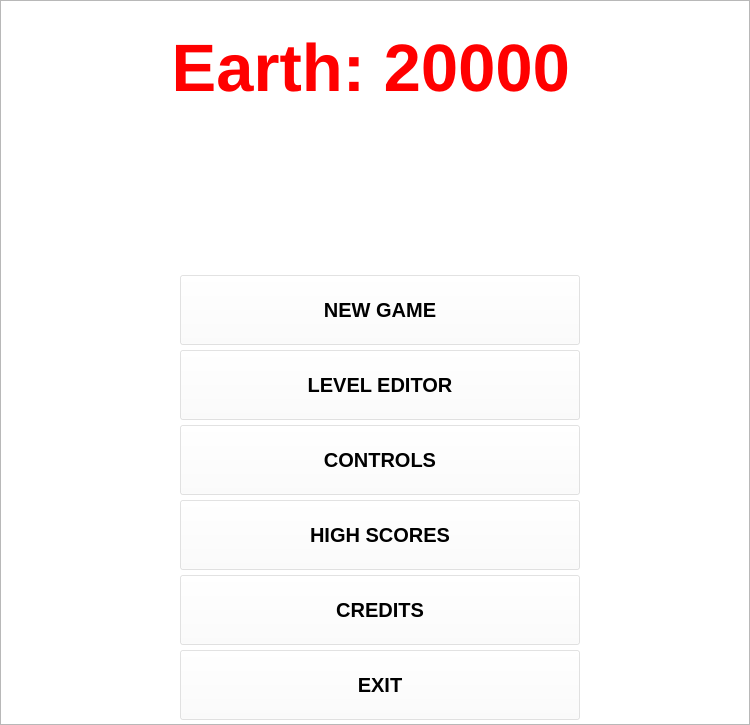
<?xml version="1.0" encoding="UTF-8"?>
<ui version="4.0">
 <class>Form</class>
 <widget class="QWidget" name="Form">
  <property name="geometry">
   <rect>
    <x>0</x>
    <y>0</y>
    <width>750</width>
    <height>725</height>
   </rect>
  </property>
  <property name="minimumSize">
   <size>
    <width>750</width>
    <height>725</height>
   </size>
  </property>
  <property name="maximumSize">
   <size>
    <width>750</width>
    <height>725</height>
   </size>
  </property>
  <property name="windowTitle">
   <string>Earth: 20000</string>
  </property>
  <property name="autoFillBackground">
   <bool>false</bool>
  </property>
  <widget class="QGraphicsView" name="view">
   <property name="geometry">
    <rect>
     <x>0</x>
     <y>0</y>
     <width>750</width>
     <height>725</height>
    </rect>
   </property>
   <property name="styleSheet">
    <string notr="true">background-image: url(:/spacebattle.jpg);</string>
   </property>
   <property name="verticalScrollBarPolicy">
    <enum>Qt::ScrollBarAlwaysOff</enum>
   </property>
   <property name="horizontalScrollBarPolicy">
    <enum>Qt::ScrollBarAlwaysOff</enum>
   </property>
   <property name="interactive">
    <bool>true</bool>
   </property>
   <property name="cacheMode">
    <set>QGraphicsView::CacheBackground</set>
   </property>
  </widget>
  <widget class="QLabel" name="title">
   <property name="geometry">
    <rect>
     <x>130</x>
     <y>30</y>
     <width>500</width>
     <height>70</height>
    </rect>
   </property>
   <property name="font">
    <font>
     <pointsize>50</pointsize>
     <weight>75</weight>
     <bold>true</bold>
    </font>
   </property>
   <property name="text">
    <string>&lt;font color= RED&gt; Earth: 20000 &lt;/font&gt;</string>
   </property>
   <property name="alignment">
    <set>Qt::AlignCenter</set>
   </property>
  </widget>
  <widget class="QPushButton" name="newGame">
   <property name="geometry">
    <rect>
     <x>180</x>
     <y>275</y>
     <width>400</width>
     <height>70</height>
    </rect>
   </property>
   <property name="font">
    <font>
     <pointsize>15</pointsize>
     <weight>75</weight>
     <bold>true</bold>
    </font>
   </property>
   <property name="styleSheet">
    <string>background-color: rgba(255, 255, 255, 100);</string>
   </property>
   <property name="text">
    <string>NEW GAME</string>
   </property>
  </widget>
  <widget class="QPushButton" name="levelEditor">
   <property name="geometry">
    <rect>
     <x>180</x>
     <y>350</y>
     <width>400</width>
     <height>70</height>
    </rect>
   </property>
   <property name="font">
    <font>
     <pointsize>15</pointsize>
     <weight>75</weight>
     <bold>true</bold>
    </font>
   </property>
   <property name="styleSheet">
    <string>background-color: rgba(255, 255, 255, 100);</string>
   </property>
   <property name="text">
    <string>LEVEL EDITOR</string>
   </property>
  </widget>
  <widget class="QPushButton" name="controls">
   <property name="geometry">
    <rect>
     <x>180</x>
     <y>425</y>
     <width>400</width>
     <height>70</height>
    </rect>
   </property>
   <property name="font">
    <font>
     <pointsize>15</pointsize>
     <weight>75</weight>
     <bold>true</bold>
    </font>
   </property>
   <property name="styleSheet">
    <string>background-color: rgba(255, 255, 255, 100);</string>
   </property>
   <property name="text">
    <string>CONTROLS</string>
   </property>
  </widget>
  <widget class="QPushButton" name="highScores">
   <property name="geometry">
    <rect>
     <x>180</x>
     <y>500</y>
     <width>400</width>
     <height>70</height>
    </rect>
   </property>
   <property name="font">
    <font>
     <pointsize>15</pointsize>
     <weight>75</weight>
     <bold>true</bold>
    </font>
   </property>
   <property name="styleSheet">
    <string>background-color: rgba(255, 255, 255, 100);</string>
   </property>
   <property name="text">
    <string>HIGH SCORES</string>
   </property>
  </widget>
  <widget class="QPushButton" name="credits">
   <property name="geometry">
    <rect>
     <x>180</x>
     <y>575</y>
     <width>400</width>
     <height>70</height>
    </rect>
   </property>
   <property name="font">
    <font>
     <pointsize>15</pointsize>
     <weight>75</weight>
     <bold>true</bold>
    </font>
   </property>
   <property name="styleSheet">
    <string>background-color: rgba(255, 255, 255, 100);</string>
   </property>
   <property name="text">
    <string>CREDITS</string>
   </property>
  </widget>
  <widget class="QPushButton" name="exit">
   <property name="geometry">
    <rect>
     <x>180</x>
     <y>650</y>
     <width>400</width>
     <height>70</height>
    </rect>
   </property>
   <property name="font">
    <font>
     <pointsize>15</pointsize>
     <weight>75</weight>
     <bold>true</bold>
    </font>
   </property>
   <property name="styleSheet">
    <string>background-color: rgba(255, 255, 255, 100);</string>
   </property>
   <property name="text">
    <string>EXIT</string>
   </property>
  </widget>
 </widget>
 <resources/>
 <connections/>
</ui>
